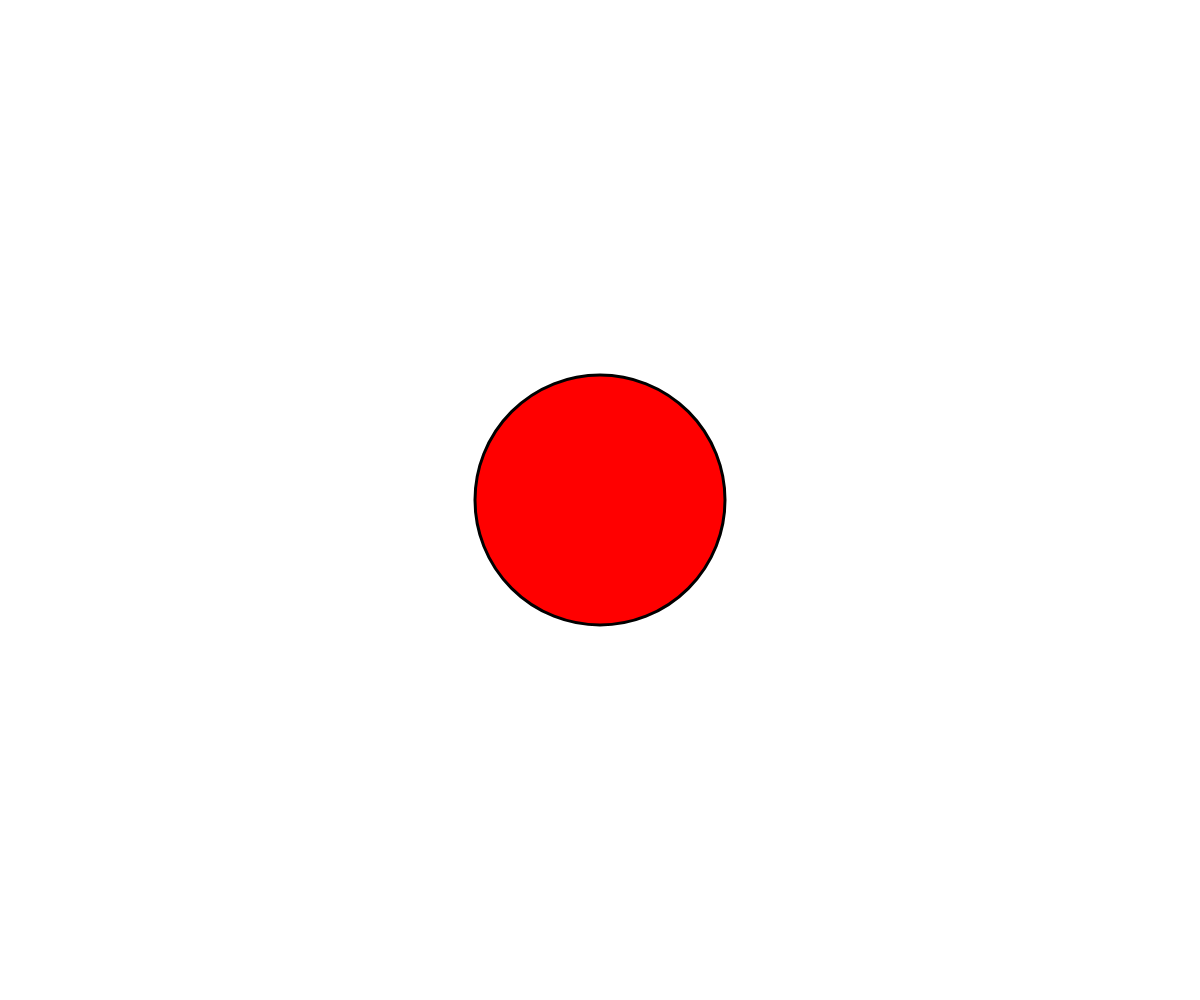
Frame 1 (no input)
Frame 60 (no input): identical to frame 1, image omitted
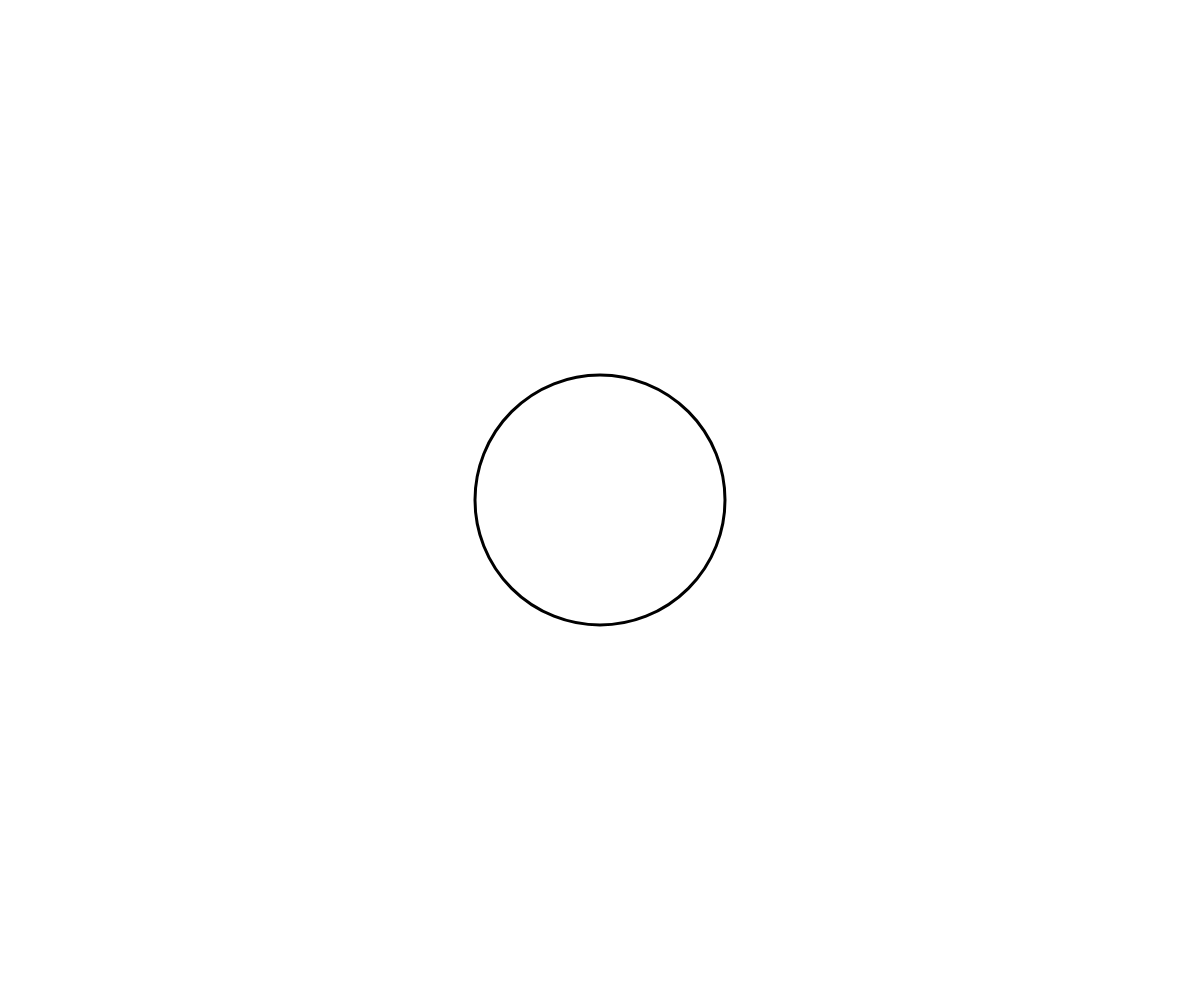
Frame 120 (the mouse pressed at the canvas centre since frame 60)

The p5.js sketch that drew these frames (run headless with seeded random() and noise() and a simulated clock; from frame 60 on, the mouse is pressed at the canvas centre):

// p5.js sketch
// ── sketch.js
function setup() {
  createCanvas(windowWidth, windowHeight);
  background(255);
}

function draw() {
  background(255);
  stroke(0);
  strokeWeight(3);

  if (mouseX < width / 2) {
    if (mouseY < height / 2) {
      fill(255, 0, 0);
    } else {
      fill(0, 255, 0);
    }
  } else {
    if (mouseY < height / 2) {
      fill(0, 0, 255);
    } else {
      fill(255);
    }
  }
  circle(width / 2, height / 2, height / 4);
}
